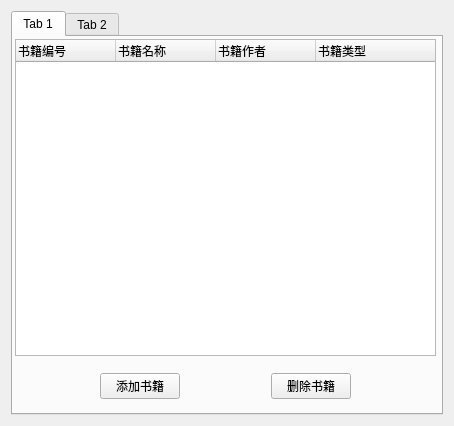
<?xml version="1.0" encoding="UTF-8"?>
<ui version="4.0">
 <class>AdminInterface</class>
 <widget class="QWidget" name="AdminInterface">
  <property name="geometry">
   <rect>
    <x>0</x>
    <y>0</y>
    <width>454</width>
    <height>426</height>
   </rect>
  </property>
  <property name="windowTitle">
   <string>Form</string>
  </property>
  <layout class="QVBoxLayout" name="verticalLayout_3">
   <item>
    <widget class="QTabWidget" name="tabWidget">
     <property name="currentIndex">
      <number>0</number>
     </property>
     <widget class="QWidget" name="bookTab">
      <attribute name="title">
       <string>Tab 1</string>
      </attribute>
      <widget class="QWidget" name="">
       <property name="geometry">
        <rect>
         <x>2</x>
         <y>2</y>
         <width>421</width>
         <height>371</height>
        </rect>
       </property>
       <layout class="QVBoxLayout" name="verticalLayout">
        <item>
         <widget class="QTreeWidget" name="bookTreeWidget">
          <column>
           <property name="text">
            <string>书籍编号</string>
           </property>
          </column>
          <column>
           <property name="text">
            <string>书籍名称</string>
           </property>
          </column>
          <column>
           <property name="text">
            <string>书籍作者</string>
           </property>
          </column>
          <column>
           <property name="text">
            <string>书籍类型</string>
           </property>
          </column>
         </widget>
        </item>
        <item>
         <layout class="QHBoxLayout" name="horizontalLayout">
          <item>
           <spacer name="horizontalSpacer_6">
            <property name="orientation">
             <enum>Qt::Horizontal</enum>
            </property>
            <property name="sizeHint" stdset="0">
             <size>
              <width>40</width>
              <height>48</height>
             </size>
            </property>
           </spacer>
          </item>
          <item>
           <widget class="QPushButton" name="addBookPushButton">
            <property name="text">
             <string>添加书籍</string>
            </property>
           </widget>
          </item>
          <item>
           <spacer name="horizontalSpacer_2">
            <property name="orientation">
             <enum>Qt::Horizontal</enum>
            </property>
            <property name="sizeHint" stdset="0">
             <size>
              <width>40</width>
              <height>20</height>
             </size>
            </property>
           </spacer>
          </item>
          <item>
           <widget class="QPushButton" name="deleteBookPushButton">
            <property name="text">
             <string>删除书籍</string>
            </property>
           </widget>
          </item>
          <item>
           <spacer name="horizontalSpacer">
            <property name="orientation">
             <enum>Qt::Horizontal</enum>
            </property>
            <property name="sizeHint" stdset="0">
             <size>
              <width>40</width>
              <height>20</height>
             </size>
            </property>
           </spacer>
          </item>
         </layout>
        </item>
       </layout>
      </widget>
     </widget>
     <widget class="QWidget" name="userTab">
      <attribute name="title">
       <string>Tab 2</string>
      </attribute>
      <widget class="QWidget" name="">
       <property name="geometry">
        <rect>
         <x>3</x>
         <y>3</y>
         <width>431</width>
         <height>371</height>
        </rect>
       </property>
       <layout class="QVBoxLayout" name="verticalLayout_2">
        <item>
         <widget class="QTreeWidget" name="userTreeWidget">
          <column>
           <property name="text">
            <string>用户编号</string>
           </property>
          </column>
          <column>
           <property name="text">
            <string>用户姓名</string>
           </property>
          </column>
          <column>
           <property name="text">
            <string>用户密码</string>
           </property>
          </column>
         </widget>
        </item>
        <item>
         <layout class="QHBoxLayout" name="horizontalLayout_3">
          <item>
           <spacer name="horizontalSpacer_3">
            <property name="orientation">
             <enum>Qt::Horizontal</enum>
            </property>
            <property name="sizeHint" stdset="0">
             <size>
              <width>40</width>
              <height>20</height>
             </size>
            </property>
           </spacer>
          </item>
          <item>
           <widget class="QPushButton" name="deleteUserPushButton">
            <property name="text">
             <string>删除用户</string>
            </property>
           </widget>
          </item>
          <item>
           <spacer name="horizontalSpacer_4">
            <property name="orientation">
             <enum>Qt::Horizontal</enum>
            </property>
            <property name="sizeHint" stdset="0">
             <size>
              <width>40</width>
              <height>20</height>
             </size>
            </property>
           </spacer>
          </item>
          <item>
           <widget class="QPushButton" name="addUserPushButton">
            <property name="text">
             <string>添加用户</string>
            </property>
           </widget>
          </item>
          <item>
           <spacer name="horizontalSpacer_5">
            <property name="orientation">
             <enum>Qt::Horizontal</enum>
            </property>
            <property name="sizeHint" stdset="0">
             <size>
              <width>40</width>
              <height>20</height>
             </size>
            </property>
           </spacer>
          </item>
         </layout>
        </item>
       </layout>
      </widget>
     </widget>
    </widget>
   </item>
  </layout>
 </widget>
 <resources/>
 <connections/>
</ui>
